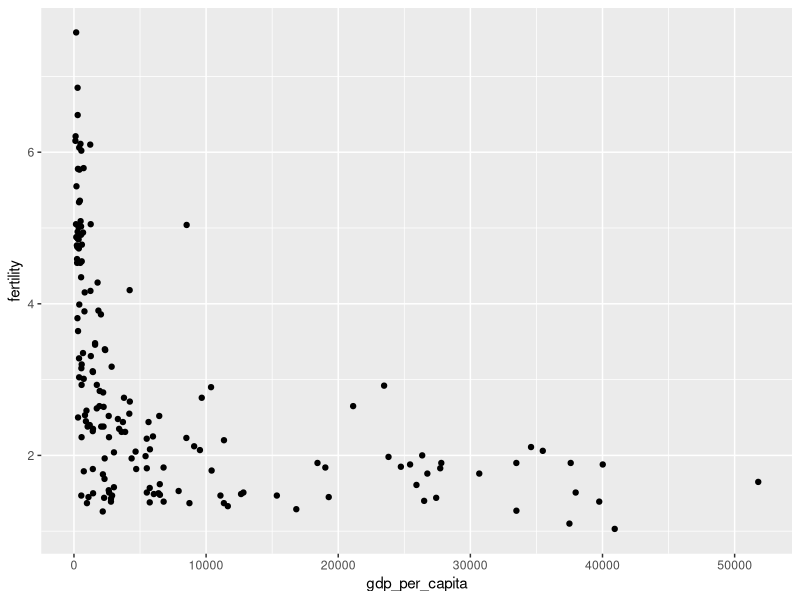
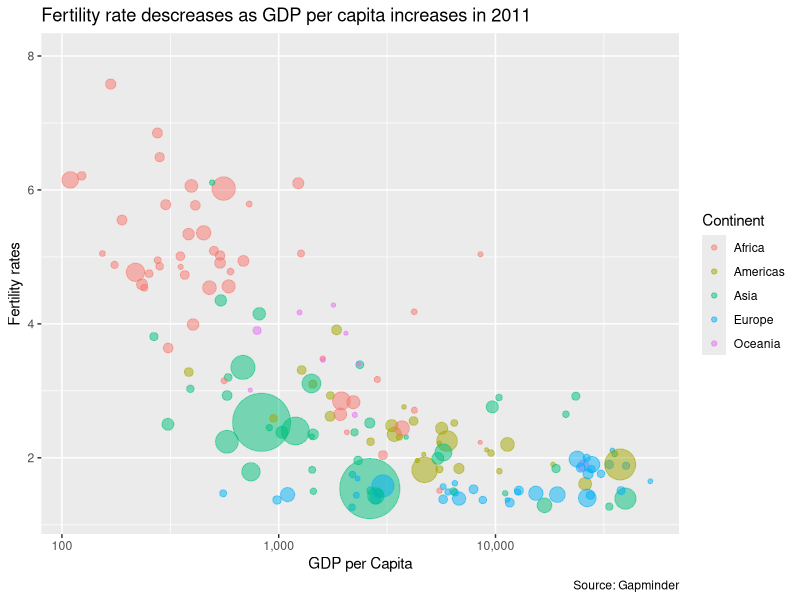
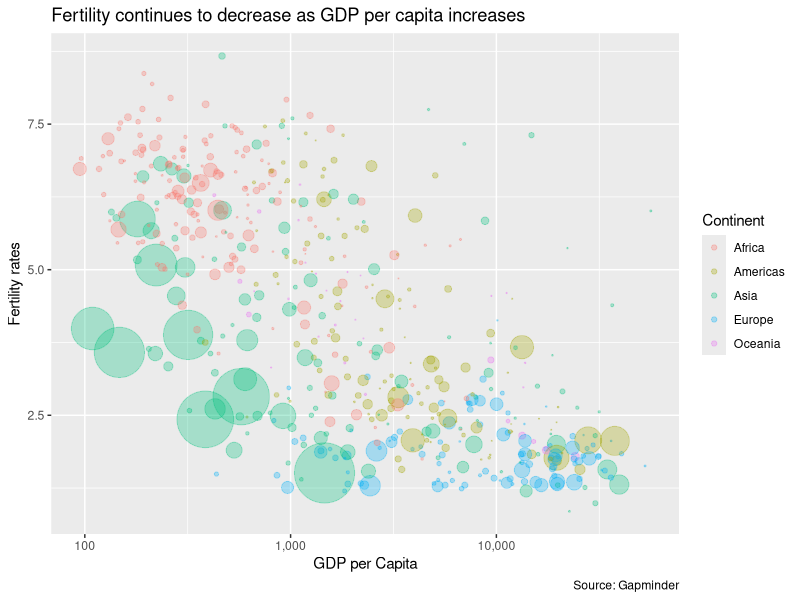
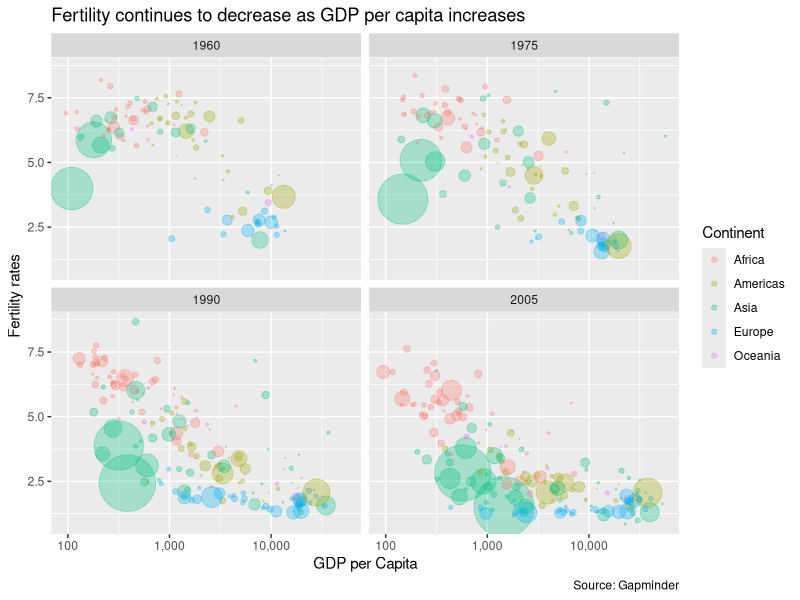
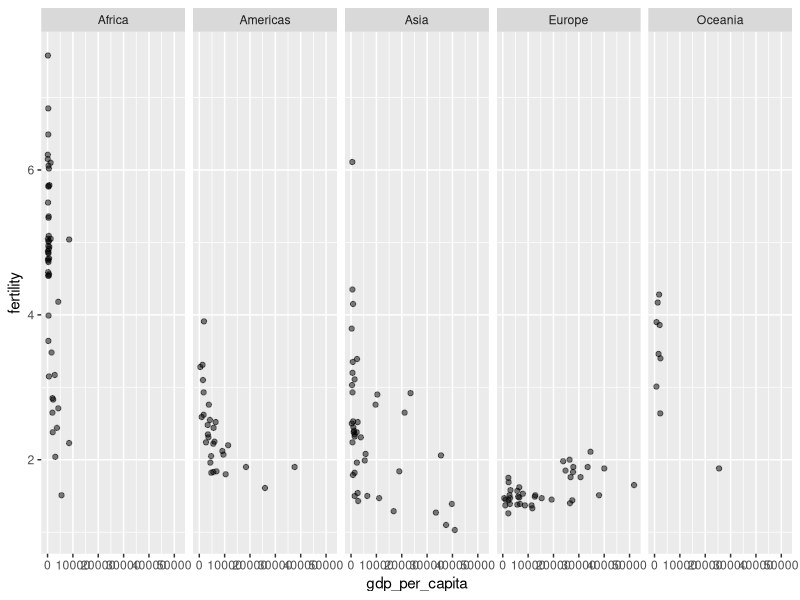
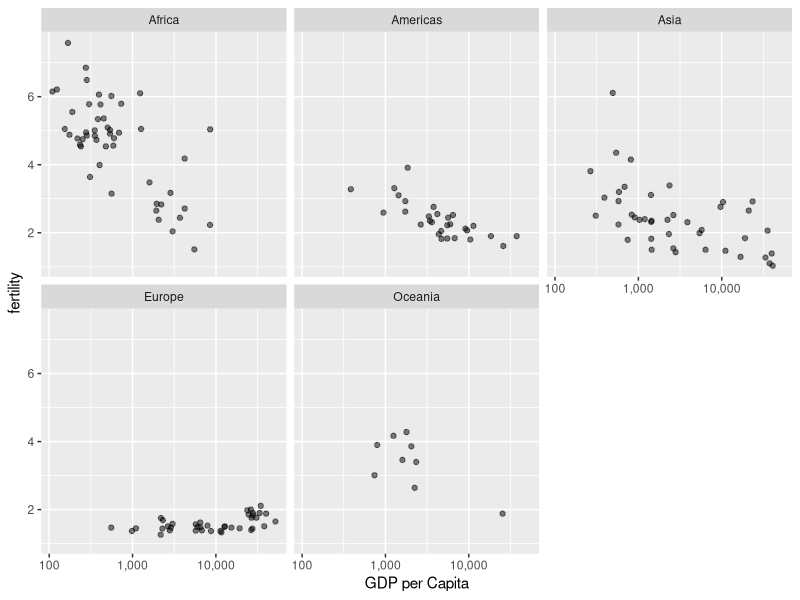

Write R code to recreate these figures, in order.
## ---- chunk 1
#| label: load-packages
#| warning: false
#| message: false

library(tidyverse)
# Contains colour palette for ggplot
library(viridis)
# Gapminder dataset
library(dslabs)

## ---- chunk 2
#| label: create-tibble
#| warning: false
#| message: false

# Creating gapminder dataset\tibble
gapminder_df <-
  as_tibble(gapminder) %>%
  mutate(gdp_per_capita = gdp / population)
## ---- chunk 3
#| label: fig-bubble-2011
#| warning: false
#| message: false
#| fig-cap: "Association between fertility rates and gdp per capita for each country in 2011"


fig_bubble_2011 <-
  ggplot(data = filter(gapminder_df, year == 2011)) +
  aes(x = gdp_per_capita, y = fertility) +
  geom_point()

fig_bubble_2011 

## ---- chunk 4
#| label: fig-fertility
#| warning: false
#| message: false
#| fig-cap: "Association between fertility rates and gdp per capita for each country, grouped by continent, in 2011"

fig_bubble_pretty_2011 <-
  ggplot(data = filter(gapminder_df, year == 2011)) +
  aes(
    x = gdp_per_capita,
    y = fertility,
    # will change the size of the point based on population size 
    size = population, 
    # will assign colors based on the continent the country is in 
    color = continent
  ) +
  # gives a range as to how big or small the points of population should be
  scale_size(range = c(1, 20)) + 
  # removes N/A from the legend and titles it Continent 
  scale_colour_discrete(na.translate = F, name = "Continent") +
  # removes population size from the legend 
  guides(size = "none") +
  scale_x_continuous(
    name = "GDP per Capita",
    trans = "log10",
    # transforms numbers from scientific notation to regular number 
    labels = scales::comma
  ) +
  labs(
    title = "Fertility rate descreases as GDP per capita increases in 2011",
    y = "Fertility rates",
    caption = "Source: Gapminder"
  ) +
  # the ylim was set based on the fertility, lowest was near 1 & highest was above 7
  ylim(1.2, 8.0) +
  # alpha increases transparency of the points to ensure they can all be seen
  geom_point(alpha = 0.5) 

fig_bubble_pretty_2011

## ---- chunk 5
#| label: fig-ggplot-multiple-years
#| warning: false
#| message: false
#| fig-cap: "Association between fertility rates and GDP per capita based on the years 1960, 1975, 1990 and 2005"


fig_bubble_multiple <-
  ggplot(data = filter(gapminder_df, year %in% c(1960, 1975, 1990, 2005))) +
  aes(
    x = gdp_per_capita,
    y = fertility,
    size = population,
    color = continent
  ) +
  scale_x_continuous(
    name = "GDP per Capita",
    trans = "log10",
    labels = scales::comma
  ) +
  scale_size(range = c(0, 20)) +
  guides(size = "none") +
  scale_colour_discrete(na.translate = FALSE, name = "Continent") +
  labs(
    title = "Fertility continues to decrease as GDP per capita increases",
    caption = "Source: Gapminder",
    y = "Fertility rates"
  ) +
  geom_point(alpha = 0.3) 

fig_bubble_multiple
## ---- chunk 6
#| label: fig-ggplot-facet-years
#| warning: false
#| message: false
#| fig-cap: "Association between fertility rates and GDP per capita based on the years 1960, 1975, 1990 and 2005, using `facet`"


fig_bubble_multiple_facet <-
  ggplot(data = filter(gapminder_df, year %in% c(1960, 1975, 1990, 2005))) +
  aes(
    x = gdp_per_capita,
    y = fertility,
    size = population,
    color = continent
  ) +
  scale_x_continuous(
    name = "GDP per Capita",
    trans = "log10",
    labels = scales::comma
  ) +
  scale_size(range = c(0, 20)) +
  guides(size = "none") +
  scale_colour_discrete(na.translate = FALSE , name = "Continent") +
  labs(
    title = "Fertility continues to decrease as GDP per capita increases",
    caption = "Source: Gapminder",
    y = "Fertility rates"
  ) +
  geom_point(alpha = 0.3) +
  # specifiying we want the graphs split based on year
  facet_wrap(~ year)

fig_bubble_multiple_facet

## ---- chunk 7
#| label: fig-facet-continent
#| warning: false
#| message: false
#| fig-cap: "Association between fertility rates and GDP per capita based on continent"


fig_bubble_row_2011 <-
  ggplot(data = filter(gapminder_df, year == 2011)) +
  aes(
    x = gdp_per_capita,
    y = fertility
  ) +
  geom_point(alpha = 0.5) +
  facet_wrap(~ continent, nrow = 1)

fig_bubble_row_2011 

## ---- chunk 8
#| label: fig-facet-continent-redo
#| warning: false
#| message: false
#| fig-cap: "Association between fertility rates and GDP per capita based on continent not using `nrow`"


fig_bubble_facet_2011 <-
  ggplot(data = filter(gapminder_df, year == 2011)) +
  aes(
    x = gdp_per_capita,
    y = fertility
  ) +
  scale_x_continuous(
    name = "GDP per Capita",
    trans = "log10",
    labels = scales::comma
  )  +
  geom_point(alpha = 0.5) +
  facet_wrap(~ continent)

fig_bubble_facet_2011 
